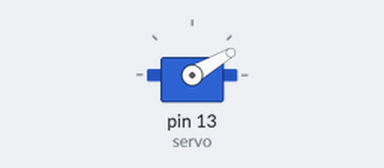
Simulated run of this sketch. Board: Arduino Uno, built with avr-gcc and run on an emulated ATmega328P. On the bench: servo.

Above: at 0.05 s.
At 4.0 s:
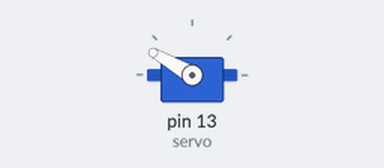
Timing chart, 0 to 5.2 s (numbered marks = the images above):
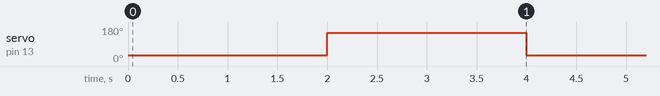

Measured:
- by itself, servo on pin 13 (servo): alternates 150° for 2.0 s and 30° for 2.0 s

The sketch:

Servo_1.ino
```cpp
#include <Servo.h>

Servo servo;

void setup() {
  servo.attach(13);
  servo.write(30);
}

void loop() {
  servo.write(30);
  delay(2000);
  servo.write(150);
  delay(2000);
}
```
